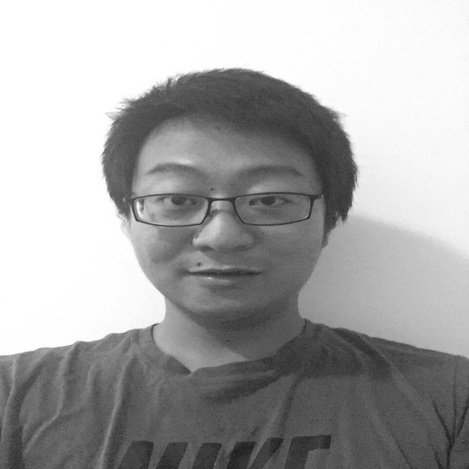
%> input picture clab2/img0.jpg, 469 x 469 px, shrunk from 1024 x 1024 before the run
$ octave test.m   (GNU Octave 9; MATLAB toolbox functions it lacks are replaced by stand-ins)
%> lines starting %> are read from the running program, lines starting %| are printed output that depends on the picture
### clab2/appendimages.m
% im = appendimages(image1, image2)
%
% Return a new image that appends the two images side-by-side.

function im = appendimages(image1, image2)

% Select the image with the fewest rows and fill in enough empty rows
%   to make it the same height as the other image.
rows1 = size(image1,1);
rows2 = size(image2,1);

if (rows1 < rows2)
     image1(rows2,1) = 0;
else
     image2(rows1,1) = 0;
end

% Now append both images side-by-side.
im = [image1 image2];

### clab2/test.m
img0 = imread('img0.jpg');
%> img0 is the input picture: size 469x469 uint8; min 27, max 255, mean 167.4
img1 = imread('img1.jpg');
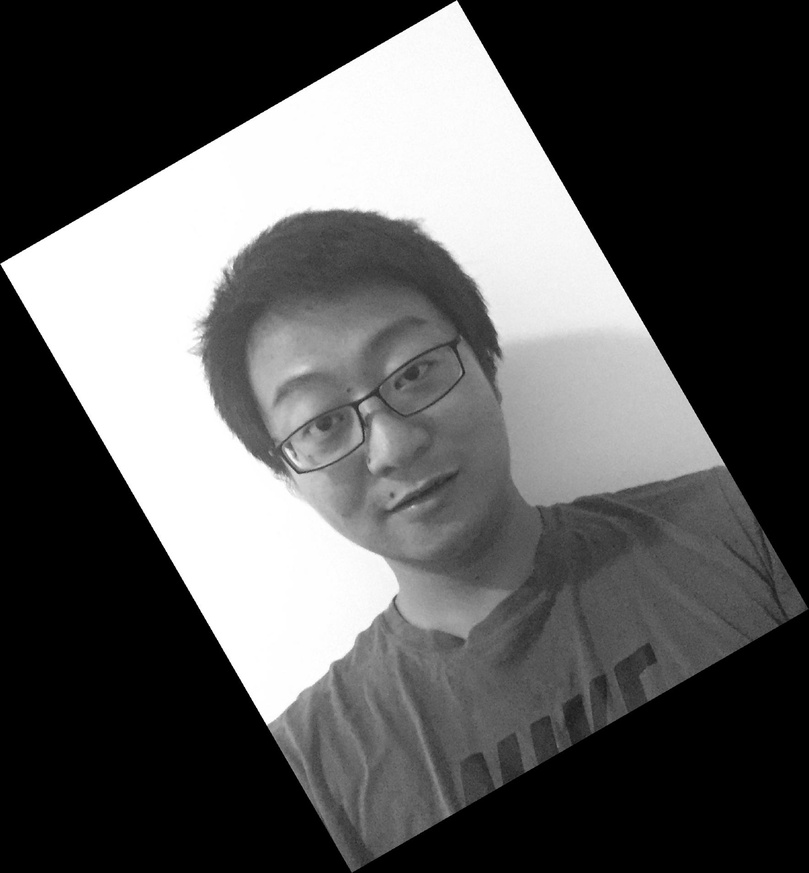
%> input picture clab2/img1.jpg, 809 x 873 px, shrunk from 1767 x 1907 before the run
%> img1 is the input picture: size 873x809 uint8; min 0, max 255, mean 87.9
im = appendimages(img0, img1);
%> in appendimages, `image1(rows2,1) = 0;`:
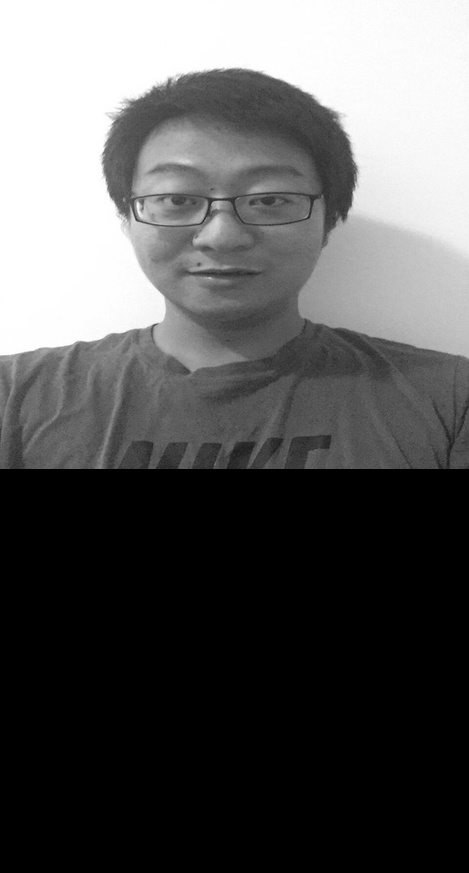
%> image1: size 873x469 uint8; min 0, max 255, mean 89.9
%> in appendimages, `im = [image1 image2];`:
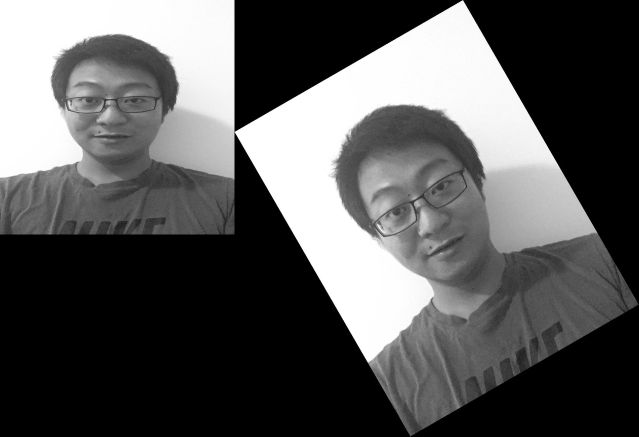
%> im: size 873x1278 uint8 (shown at 1/2 size); min 0, max 255, mean 88.7
imwrite(im,'imapp.jpg');
